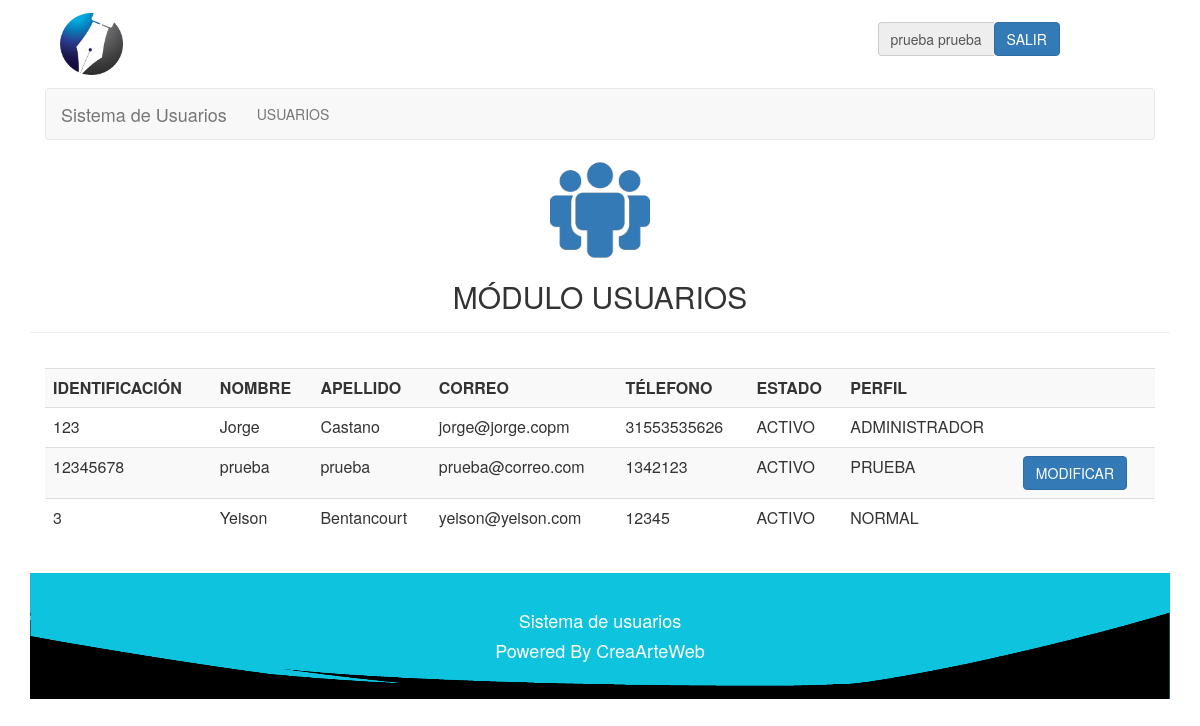
Page /php/usuarios/usuarios.php (signed in) on the committed database.
### tables this page shows
CREATE TABLE IF NOT EXISTS `usuario` (
  `cedula` varchar(30) NOT NULL,
  `nombre` varchar(40) NOT NULL,
  `apellido` varchar(40) NOT NULL,
  `correo` varchar(30) NOT NULL,
  `telefono` varchar(20) NOT NULL,
  `codigoestado` int(2) NOT NULL,
  `pass` varchar(20) NOT NULL,
  `codigoperfil` int(2) NOT NULL,
  `deuda` int(10) NOT NULL
);

CREATE TABLE IF NOT EXISTS `modulo` (
  `codigomodulo` int(10) NOT NULL,
  `descripcion` varchar(40) NOT NULL,
  `ruta` varchar(40) NOT NULL,
  `tipo` int(2) NOT NULL COMMENT '1-normal, 2-submenu, 3-principal submenu'
);

CREATE TABLE IF NOT EXISTS `estado` (
  `codigoestado` int(3) NOT NULL,
  `descripcion` varchar(30) NOT NULL,
  `tipo` int(3) NOT NULL COMMENT '1-estados usuarios, 2-estado de prestamos, 3-estados de recurso'
);

CREATE TABLE IF NOT EXISTS `perfil` (
  `codigoperfil` int(2) NOT NULL,
  `descripcion` varchar(20) NOT NULL,
  `tipo` int(5) NOT NULL
);

### php/lib/session.php (called while the page is built, shortened)
<?php
	include("../class/Usuario.php");
	include("../class/Modulo.php");
	include("../class/Perfil.php");
	if (!isset($_SESSION["iniciada"]))
	{
		header( "location:../lib/logout.php" );
	}
	else
	{
		$miUsuario = unserialize( $_SESSION['miUsuario'] );
	}
?>

### php/lib/conexion.php (called while the page is built, shortened)
<?php
	class Conexion
	{
		private $servidor;
		private $usuario;
		private $enlace;
		private $consulta;
		function Conexion( $servidor, $bd, $usuario, $pass )
		{
			$this->servidor = $servidor;
			$this->bd = $bd;
			$this->usuario = $usuario;
		}
		function conectar()
		{
			$this->enlace = mysql_connect( $this->servidor, $this->usuario);
		}
		function consultarRegistro( $query )
		{
			$this->consulta = mysql_query( $query, $this->enlace );
		}
		function obtenerResultado()
		{
			$this->resultado = mysql_fetch_row( $this->consulta );
			return $this->resultado;
		}
		function getMatrix()
		{
			$matrix = array();
			while( $row = mysql_fetch_array( $this->consulta ) )
			{
				$matrix[] = $row;
			}
			return $matrix;
		}
	}
?>

### php/class/Usuario.php (called while the page is built, shortened)
<?php
	class Usuario
	{
		private $cedula;
		private $nombre;
		private $apellido;
		private $perfil;
		var $conexion;
		function getCedula()
		{
			return $this->cedula;
		}
		function getNombre()
		{
			return $this->nombre;
		}
		function getApellido()
		{
			return $this->apellido;
		}
		function getPerfil()
		{
			return $this->perfil;
		}
		function consultarUsuarios( )
		{
			$query = "SELECT usuario.cedula, usuario.nombre, usuario.apellido, usuario.correo, usuario.telefono, estado.descripcion,
			perfil.descripcion, perfil.tipo
			FROM usuario, estado, perfil
			WHERE usuario.codigoestado=estado.codigoestado
			AND usuario.codigoperfil=perfil.codigoperfil";
			$this -> conexion -> conectar();
			$this -> conexion -> consultarRegistro( $query );
			$matrix = $this -> conexion->getMatrix();
			return $matrix;
		}
	}
?>

### php/class/Modulo.php (called while the page is built, shortened)
<?php
	class Modulo
	{
		var $conexion;
		function setConexion ( $conexion )
		{
			$this -> conexion = $conexion;
		}
		function consultarUnModulo( $id )
		{
			$query = "SELECT *
					FROM modulo
					WHERE codigomodulo=$id";
			$this -> conexion -> conectar();
			$this -> conexion -> consultarRegistro( $query );
			$matrix = $this -> conexion->getMatrix();
			return $matrix;
		}
		function consultarModulosPerfil( $perfil )
		{
			$query = "SELECT * FROM perfilmodulo WHERE codigoperfil = '$perfil' ORDER BY codigomodulo";
			$this -> conexion -> conectar();
			$this -> conexion -> consultarRegistro( $query );
			$matrix = $this -> conexion->getMatrix();
			return $matrix;
		}
	}
?>

### php/class/Perfil.php (called while the page is built, shortened)
<?php
	class Perfil
	{
		var $conexion;
		function setConexion ( $conexion )
		{
			$this -> conexion = $conexion;
		}
		function consultarUnPerfil( $id )
		{
			$query = "SELECT * FROM perfil WHERE codigoperfil='$id'";
			$this -> conexion -> conectar();
			$this -> conexion -> consultarRegistro( $query );
			$fila = $this -> conexion -> obtenerResultado();
			$this -> conexion -> cerrarConexion();
			return $fila;
		}
		function consultarPerfiles( )
		{
			$query = "SELECT * FROM perfil ORDER BY codigoperfil";
			$this -> conexion -> conectar();
			$this -> conexion -> consultarRegistro( $query );
			$matrix = $this -> conexion->getMatrix();
			return $matrix;
		}
	}
?>

### php/usuarios/usuarios.php (the view, shortened to what this page needs)
<?php
	include("../lib/session.php");
	$usuarios = $miUsuario -> consultarUsuarios();
	$cedula = $miUsuario -> getCedula();
	$perfil = $miUsuario -> getPerfil();
	$miPerfil = new Perfil("","","");
	$miPerfil -> setConexion( $conexion );
	$datosMiPerfil = $miPerfil->consultarUnPerfil($perfil);
?>
<html>
	<head>
		<link href = "../../css/estilo.css" rel="stylesheet" type="text/css" />
		<link href="../../css/bootstrap.min.css" rel="stylesheet" type="text/css">
	</head>
	<body>
		<div class="container">
			<div class="col-lg-12 col-md-12 col-sm-12 col-xs-12" id='cabecera'>
				<?php
					include('../lib/barraUsuario.php');
				?>
			</div>
			<div class="col-lg-12 col-md-12 col-sm-12 col-xs-12" id='menu'>
				<?php
					include('../lib/menu.php');
				?>
			</div>
			<div class="page-header" align = "center">
				<image src='../../img/usuario.png' class='img-responsive'>
				<h2>MÓDULO USUARIOS</h2>
			</div>
				<div class="panel-body">
				<div class="table-responsive">
					<table align = "center" cellpadding = "10px" class = "table table-striped table-hover">
						<tr align = "center">
							<th>IDENTIFICACIÓN</th>
							<th>NOMBRE</th>
							<th>APELLIDO</th>
							<th>CORREO</th>
							<th>TÉLEFONO</th>
							<th>ESTADO</th>
							<th>PERFIL</th>
							<th style="width:20px;"> </th>
        					<th style="width:20px;"> </th>
						</tr>
						<?php
							if( $usuarios )
							foreach( $usuarios as $usuario )
							{
								echo
								"<tr>
									<td>$usuario[0]</td>
									<td>$usuario[1]</td>
									<td>$usuario[2]</td>
									<td>$usuario[3]</td>
									<td>$usuario[4]</td>
									<td>$usuario[5]</td>
									<td>$usuario[6]</td>
									";
									if($datosMiPerfil[2] == "1"){
										echo
										"
											<td><a href='modificarUsuario.php?cedula=$usuario[0]'><button type='button' class='btn btn-primary'>MODIFICAR</button></a></td>
										";
									}else{
										if($cedula == $usuario[0] && $datosMiPerfil[1] == $usuario[6]){
											echo
											"
												<td><a href='modificarUsuario.php?cedula=$usuario[0]'><button type='button' class='btn btn-primary'>MODIFICAR</button></a></td>
											";
										}else{
											echo
											"
												<td><a href='modificarUsuario.php?cedula=$usuario[0]'><button type='button' class='hide btn btn-primary'>MODIFICAR</button></a></td>
											";
										}
									}
									if($datosMiPerfil[2] == "1"){
										 if ($cedula == $usuario[0] && $datosMiPerfil[1] == $usuario[6]){
											echo
											"
												<td><button type='button' class='hide btn btn-danger' data-toggle='modal' data-target='#modalUsuario$usuario[0]'>ELIMINAR</button></td>
											";
										}else{
											echo
											"
												<td><button type='button' class='btn btn-danger' data-toggle='modal' data-target='#modalUsuario$usuario[0]'>ELIMINAR</button></td>
											";
										}
									}else{
										echo
											"
												<td><button type='button' class='hide btn btn-danger' data-toggle='modal' data-target='#modalUsuario$usuario[0]'>ELIMINAR</button></td>
											";
									}
									echo
									"<div align='center' class='modal fade bs-example-modal-smm' id='modalUsuario$usuario[0]' tabindex='-1' role='dialog' aria-labelledby='mySmallModalLabel'>
									  	<div class='modal-dialog modal-sm'>
									    	<div class='modal-content'>
									      		<div class='modal-header'>
									              	<button type='button' class='close' data-dismiss='modal' aria-label='Close'><span aria-hidden='true'>&times;</span></button>
									              	<h4 class='modal-title' id='myModalLabel'>¿Estás seguro?</h4>
									            </div>
									            <div class='modal-body'>
									            	<a href='eliminar.php?cedula=$usuario[0]'><button type='submit' class='btn btn-danger'>SI</button></a>
									            	<button type='button' class='btn btn-default' data-dismiss='modal'>NO</button>
									            </div>
									    	</div>
										</div>
									</div>
								</tr>";
							}
						?>
					</table>
				</div>
			</div>
			<div id="footer" class="col-lg-12 col-md-12 col-sm-12 col-xs-12">
				<?php
					include('../lib/footer.php');
				?>
			</div>
		</div>
	<body>
</html>

### php/lib/barraUsuario.php
<?php
	if(isset($_SESSION["iniciada"]))
	{
		echo
		"<div class='col-lg-1 col-md-1 col-sm-12 col-xs-12'>
			<img src='../../img/logo.png' class='img-responsive logoLogin'>
		</div>
		<div class='barraUsuario input-group col-lg-2 col-md-2 col-lg-offset-9 col-md-offset-9 col-sm-12 col-xs-12'>
	   		<div class='input-group-addon'>".$miUsuario -> getNombre()." ".$miUsuario -> getApellido()."</div>
	  		<a href = '../lib/logout.php'><button type='submit'class='btn btn-primary'>SALIR</button></a>
	    </div>";
	}
?>

### php/lib/menu.php (shortened to what this page needs)
<nav class="navbar navbar-default">
	<div class="container-fluid">
		<div class="navbar-header">
		  	<a class="navbar-brand" href="../lib/home.php">
			  	Sistema de Usuarios
		  	</a>
		</div>
		<div class="collapse navbar-collapse" id="bs-example-navbar-collapse-1">
			<ul class="nav navbar-nav">
				<?php
					$miModulo = new Modulo( "", "", "", "" );
					$miModulo -> setConexion( $conexion );
					$modulosPerfil = $miModulo -> consultarModulosPerfil( $miUsuario->getPerfil() );
					if( $modulosPerfil )
					foreach( $modulosPerfil as $moduloP )
					{
						$modulo = $miModulo->consultarUnModulo( $moduloP[2] );
						if( $modulo )
						foreach( $modulo as $modulo2 )
						{
							if( $modulo2['3'] == 1  )
							{
								echo "<li class='divider-vertical'><a href='".$modulo2['2']."'>".$modulo2['1']."</a></li>";
							}
						}
					}
				?>
		  	</ul>
		</div>
	</div>
</nav>

### css/estilo.css (style rules this page uses)
#footer { background-color: #0EC3DE; background-repeat: no-repeat; background-position: center; padding: 2em 0 2em 0; text-align: center; background-image: url('../img/footer.png'); background-size: 100% 100%; color: #FFF; }
@media screen and (min-width:310px) { .logoLogin { margin: 0 auto; width: 30%; } }
@media screen and (min-width:310px) { .barraUsuario { padding: 5%; } }
@media screen and (min-width:470px) { .logoLogin { margin: 0 auto; width: 20%; } }
@media screen and (min-width:1014px) { .logoLogin { margin-top: 20%; margin-bottom: 20%; width: 100%; } }
@media screen and (min-width:1014px) { .barraUsuario { padding: 2%; } }

### rows in the picture
usuario: nombre "prueba", apellido "prueba", cedula "12345678", correo "prueba@correo.com", telefono "1342123", estado.descripcion "ACTIVO", perfil.descripcion "PRUEBA"
modulo: descripcion "USUARIOS"
usuario: cedula "123", nombre "Jorge", apellido "Castano", correo "jorge@jorge.copm", telefono "31553535626", estado.descripcion "ACTIVO", perfil.descripcion "ADMINISTRADOR"
usuario: cedula "3", nombre "Yeison", apellido "Bentancourt", correo "yeison@yeison.com", telefono "12345", estado.descripcion "ACTIVO", perfil.descripcion "NORMAL"
